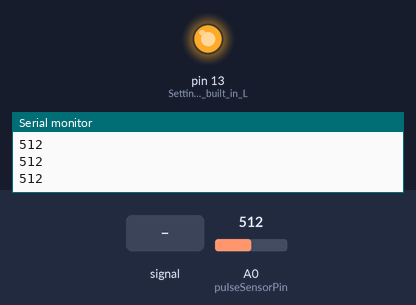
The sketch below on a simulated Arduino Uno, built with avr-gcc and run on an emulated ATmega328P. On the bench: output pins drawn as LEDs (lit = HIGH), the last lines printed to the serial monitor. Dashed ring = blinking. The inputs (shaded band) are chosen by the test bench; at power-on: A0 (pulseSensorPin) = 512.

Above: at 1.2 s.
1.3 s: A0 (pulseSensorPin) fed a 200 Hz sine of ±460 counts around its level
At 1.46 s:
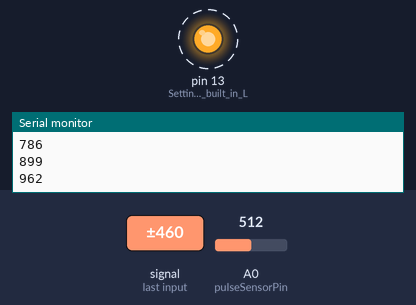
4.3 s: A0 (pulseSensorPin) set to 306
At 4.6 s:
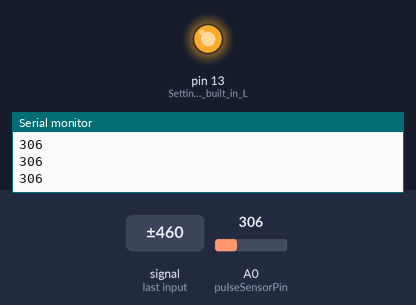
5.8 s: A0 (pulseSensorPin) set to 146
7.3 s: A0 (pulseSensorPin) set to 129
At 7.9 s:
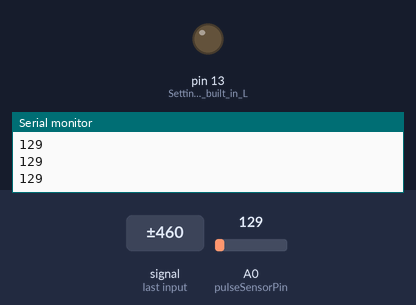
8.8 s: A0 (pulseSensorPin) set to 145
At 9.1 s:
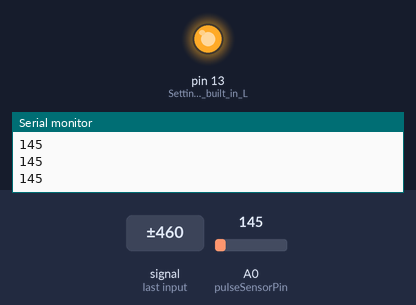
Timing chart, 0 to 11.3 s (numbered marks = the images above; inputs shaded):
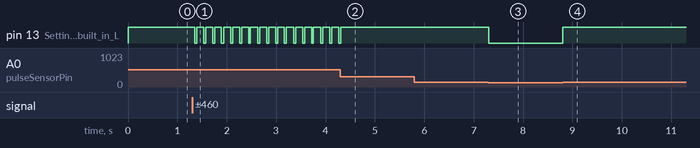

The sketch:

Pulse_to_Processing.ino
```cpp
/*  PulseSensor Starter Project and Signal Tester
    The Best Way to Get Started  With, or See the Raw Signal of, your PulseSensor.com™ & Arduino.

    Edited for Hackers & Designers, 2019 by
    Jonas Bo, Ana Jeli
    for
    Heart-Bits Workshop


  -------------------------------------------------------------
  1) This shows a live human Heartbeat Pulse.
  2) Live visualization in Arduino's Cool "Serial Plotter".
  3) Blink an LED on each Heartbeat.
  4) This is the direct Pulse Sensor's Signal.
  5) A great first-step in troubleshooting your circuit and connections.
  6) "Human-readable" code that is newbie friendly."
  7) Connect your sensor as described below.
  8) Of course, please connect your Arduino compatible board to your computer.
  9) Upload this sketch, if you feel like it. :)
  10) Select "Serial Plotter" from "Tools" in your Arduino softwares menu.
  1) This shows a live human Heartbeat Pulse.


   ( Here is a link to the tutorial
     https://pulsesensor.com/pages/code-and-guide

    WATCH ME LATER (Tutorial Video):
    https://www.youtube.com/watch?v=RbB8NSRa5X4 )

*/


//  Variables
const int pulseSensorPin = 0;        // Pulse Sensor signal (S) wire connected to ANALOG PIN 0 (A0)
int sensorVal;                       // Holds the incoming raw data. Signal value can range from 0-1024
int threshold = 135;                 // If sensor value exceeds this value, we detect a beat.


// The SetUp Function:
void setup() {
  pinMode(LED_BUILTIN, OUTPUT);     // Setting pin of built in LED as output to be able to turn it on or off.
  Serial.begin(115200);            // Set's up Serial Communication at certain speed.
}

// The Main Loop Function
void loop() {

  sensorVal = analogRead(pulseSensorPin);  // Read the PulseSensor's value.
  // Assign this value to the "Signal" variable.

  Serial.println(sensorVal);                    // Send the signal value to Serial Plotter.

  if (sensorVal > threshold) {                      // If the signal is above threshold, then turn on LED.
    digitalWrite(LED_BUILTIN, HIGH);
  } else {
    digitalWrite(LED_BUILTIN, LOW);               //  Else, the signal must be below threshold, so turn off this LED.
  }

  delay(10);
}
```

Measured:
- the behaviour switches between 136 and 135 on A0 (pulseSensorPin) (found by bisection; images 2 and 3)
- after the input at 1.3 s, pin 13 (Setting_pin_of_built_in_L): alternates HIGH for 0.14 s and LOW for 0.04 s, starting after 0.05 s
- after the input at 4.3 s, pin 13 (Setting_pin_of_built_in_L): goes on until 4.3 s, then stays HIGH
- after the input at 7.3 s, pin 13 (Setting_pin_of_built_in_L): HIGH → LOW at once
- after the input at 8.8 s, pin 13 (Setting_pin_of_built_in_L): LOW → HIGH at once
